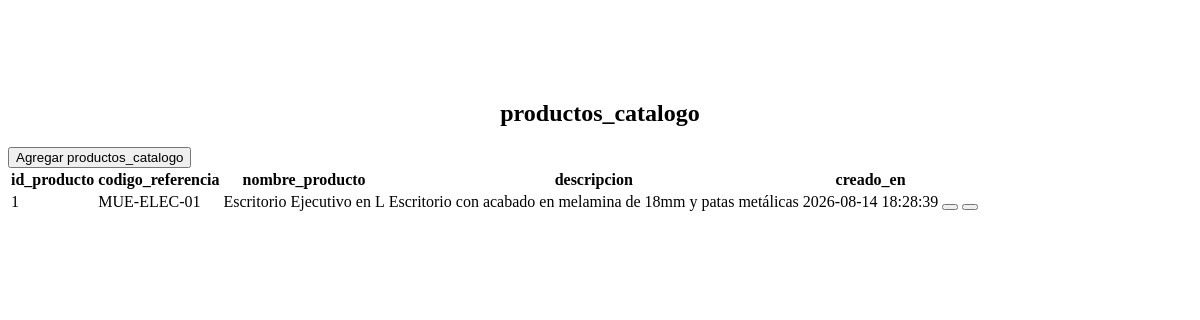
The page /mvc/control_configuracion/vista/componentes/vista_productos_catalogo.php on the database as committed earlier.
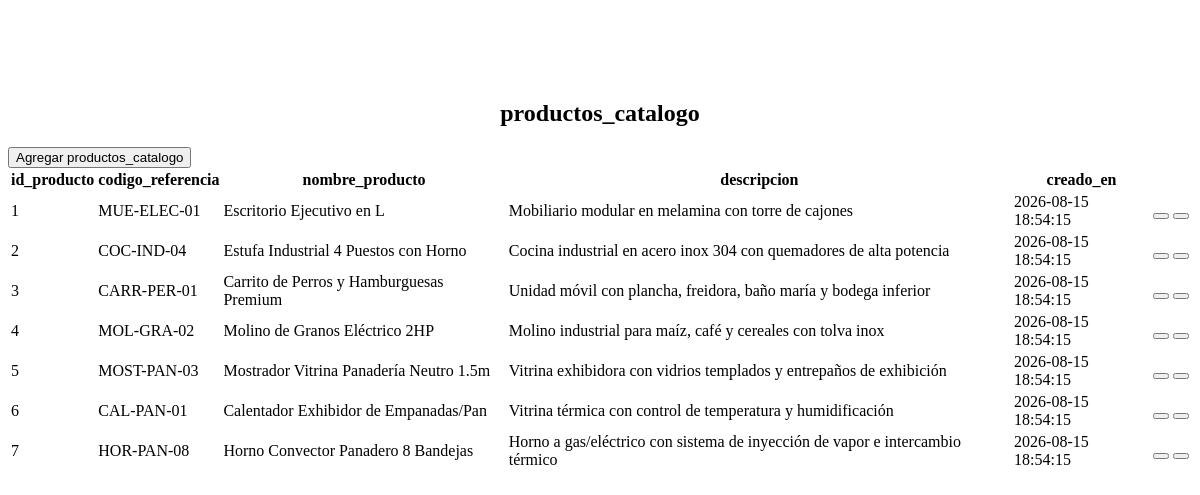
The same page on the database as committed later.
### tables this page shows
CREATE TABLE IF NOT EXISTS `productos_catalogo` (
  `id_producto` int(10) UNSIGNED NOT NULL,
  `codigo_referencia` varchar(50) NOT NULL,
  `nombre_producto` varchar(150) NOT NULL,
  `descripcion` text DEFAULT NULL,
  `creado_en` timestamp NOT NULL DEFAULT current_timestamp()
);

### mvc/control_configuracion/vista/componentes/vista_productos_catalogo.php (the view, shortened to what this page needs)
<?php
$conn = conexion();
?>
<!DOCTYPE html>
<html>
<head>
</head>
<div class="row"><br><br><br><br>
    <div>
<center>
<h2>productos_catalogo</h2>
</center>
<button class="btn btn-primary navbar-left"
               data-toggle="modal"
               data-target="#modalNuevo">
    Agregar productos_catalogo
</button></div>
    <table class="table table-hover table-condensed table-bordered table-responsive">
    <thead>
        <tr>
            <th>id_producto</th>
            <th>codigo_referencia</th>
            <th>nombre_producto</th>
            <th>descripcion</th>
            <th>creado_en</th>
        </tr>
   </thead>
    <tbody>
    <?php
    $sql = 'SELECT * FROM productos_catalogo';
    $result = mysqli_query($conn, $sql);
    WHILE($fila = mysqli_fetch_assoc($result)){
        $datos = $fila['id_producto'] . "||" .
                  $fila['codigo_referencia'] . "||" .
                  $fila['nombre_producto'] . "||" .
                  $fila['descripcion'] . "||" .
                  $fila['creado_en'];
    ?>
        <tr>
            <td><?php echo $fila['id_producto']; ?></td>
            <td><?php echo $fila['codigo_referencia']; ?></td>
            <td><?php echo $fila['nombre_producto']; ?></td>
            <td><?php echo $fila['descripcion']; ?></td>
            <td><?php echo $fila['creado_en']; ?></td>
            <td>
                <button class="btn btn-warning glyphicon glyphicon-pencil"
                               data-toggle="modal"
                               data-target="#modalEdicion"
                               onclick="agregaform('<?php echo $datos; ?>')">
                </button></td>
            <td>
                <button class="btn btn-danger glyphicon glyphicon-remove"
                           onclick="preguntarSiNo('<?php echo $fila['id_producto']; ?>')">
                </button>
            </td>
        </tr>
    <?php
    }
    ?>
    </tbody>
    </table>
</div>
</body>
</html>

Rows that differ between the two databases and show on the page:
changed productos_catalogo "MUE-ELEC-01": descripcion "Escritorio con acabado en melamina de 18mm y patas metálicas" → "Mobiliario modular en melamina con torre de cajones"; creado_en "2026-08-14 18:28:39" → "2026-08-15 18:54:15"
added productos_catalogo: id_producto "2", codigo_referencia "COC-IND-04", nombre_producto "Estufa Industrial 4 Puestos con Horno", descripcion "Cocina industrial en acero inox 304 con quemadores de alta potencia", creado_en "2026-08-15 18:54:15"
added productos_catalogo: id_producto "3", codigo_referencia "CARR-PER-01", nombre_producto "Carrito de Perros y Hamburguesas Premium", descripcion "Unidad móvil con plancha, freidora, baño maría y bodega inferior", creado_en "2026-08-15 18:54:15"
added productos_catalogo: id_producto "4", codigo_referencia "MOL-GRA-02", nombre_producto "Molino de Granos Eléctrico 2HP", descripcion "Molino industrial para maíz, café y cereales con tolva inox", creado_en "2026-08-15 18:54:15"
added productos_catalogo: id_producto "5", codigo_referencia "MOST-PAN-03", nombre_producto "Mostrador Vitrina Panadería Neutro 1.5m", descripcion "Vitrina exhibidora con vidrios templados y entrepaños de exhibición", creado_en "2026-08-15 18:54:15"
added productos_catalogo: id_producto "6", codigo_referencia "CAL-PAN-01", nombre_producto "Calentador Exhibidor de Empanadas/Pan", descripcion "Vitrina térmica con control de temperatura y humidificación", creado_en "2026-08-15 18:54:15"
added productos_catalogo: id_producto "7", codigo_referencia "HOR-PAN-08", nombre_producto "Horno Convector Panadero 8 Bandejas", descripcion "Horno a gas/eléctrico con sistema de inyección de vapor e intercambio térmico", creado_en "2026-08-15 18:54:15"
